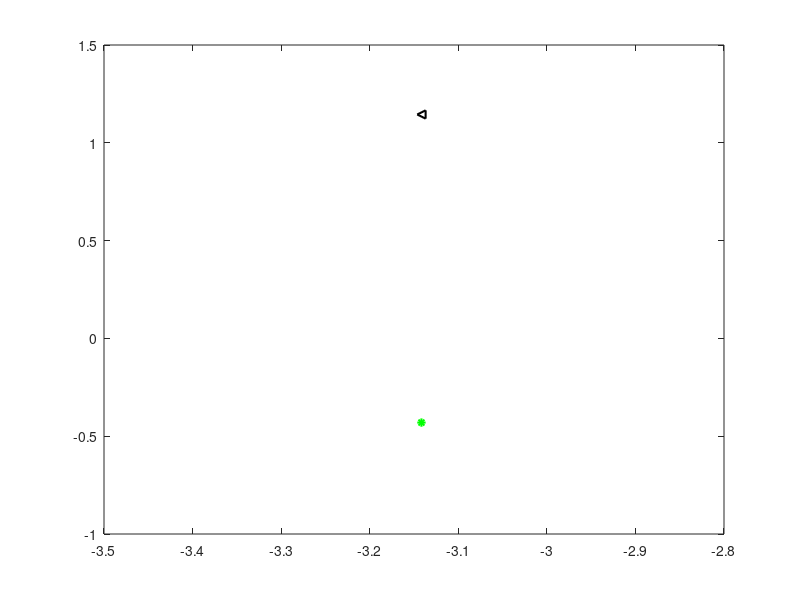

This figure's MATLAB source:
function  repres( )
x=-pi:pi/5:-pi;
f=cos(x);
g=sin(x.^(2));
t=log(x+(2*pi));
plot(x,f,'m:','LineWidth',2)
hold on
plot(x,g,'g*','LineWidth',1.5)
plot(x,t,'k<','LineWidth',1.5)

end

